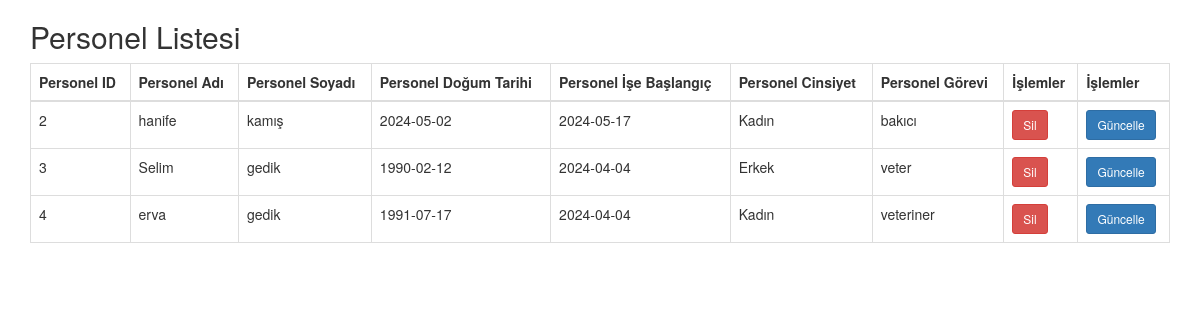
The page /personel_goster.php on the database its author committed.
### tables this page shows
CREATE TABLE `personeller` (
  `personel_id` int(11) NOT NULL,
  `personel_ad` varchar(50) DEFAULT NULL,
  `personel_soyad` varchar(50) DEFAULT NULL,
  `personel_dogum_tarihi` varchar(50) DEFAULT NULL,
  `personel_ise_baslangic` varchar(50) DEFAULT NULL,
  `personel_cinsiyet` varchar(10) DEFAULT NULL,
  `personel_gorevi` varchar(100) DEFAULT NULL
);

### personel_goster.php (the view, shortened to what this page needs)
<?php
include('sql.php');
$sql = "SELECT personel_id, personel_ad, personel_soyad, personel_dogum_tarihi, personel_ise_baslangic, personel_cinsiyet,personel_gorevi FROM personeller";
$result = $conn->query($sql);
?>
<!DOCTYPE html>
<html lang="en">
<head>
    <link rel="stylesheet" href="https://maxcdn.bootstrapcdn.com/bootstrap/3.3.7/css/bootstrap.min.css">
</head>
<body>
    <div class="container">
        <h2>Personel Listesi</h2>
        <table class="table table-bordered">
            <thead>
                <tr>
                    <th>Personel ID</th>
                    <th>Personel Adı</th>
                    <th>Personel Soyadı</th>
                    <th>Personel Doğum Tarihi</th>
                    <th>Personel İşe Başlangıç</th>
                    <th>Personel Cinsiyet</th>
                    <th>Personel Görevi</th>
                    <th>İşlemler</th>
                    <th>İşlemler</th>
                </tr>
            </thead>
            <tbody>
                <?php
                if ($result->num_rows > 0) {
                    while($row = $result->fetch_assoc()) {
                        echo "<tr>";
                        echo "<td>" . $row["personel_id"] . "</td>";
                        echo "<td>" . $row["personel_ad"] . "</td>";
                        echo "<td>" . $row["personel_soyad"] . "</td>";
                        echo "<td>" . $row["personel_dogum_tarihi"] . "</td>";
                        echo "<td>" . $row["personel_ise_baslangic"] . "</td>";
                        echo "<td>" . $row["personel_cinsiyet"] . "</td>";
                        echo "<td>" . $row["personel_gorevi"] . "</td>";
                        echo "<td>";
                        echo "<a href='personel_sil.php?id=" . $row["personel_id"] . "' class='btn btn-danger btn-sm' onclick='return confirm(\"Bu kaydı silmek istediğinizden emin misiniz?\")'>Sil</a>";
                        echo "</td>";
                        echo "<td>";
                        echo "<a href='personel_guncelle.php?id=" . $row["personel_id"] . "' class='btn btn-primary btn-sm' onclick='return'>Güncelle</a>";
                        echo "</td>";
                        echo "</tr>";
                    }
                } else {
                    echo "<tr><td colspan='8'>Kayıt bulunamadı</td></tr>";
                }
                ?>
            </tbody>
        </table>
    </div>
</body>
</html>

### rows shown on the page
personeller: personel_id "2", personel_ad "hanife", personel_soyad "kamış", personel_dogum_tarihi "2024-05-02", personel_ise_baslangic "2024-05-17", personel_cinsiyet "Kadın", personel_gorevi "bakıcı"
personeller: personel_id "3", personel_ad "Selim", personel_soyad "gedik", personel_dogum_tarihi "1990-02-12", personel_ise_baslangic "2024-04-04", personel_cinsiyet "Erkek", personel_gorevi "veter"
personeller: personel_id "4", personel_ad "erva", personel_soyad "gedik", personel_dogum_tarihi "1991-07-17", personel_ise_baslangic "2024-04-04", personel_cinsiyet "Kadın", personel_gorevi "veteriner"
